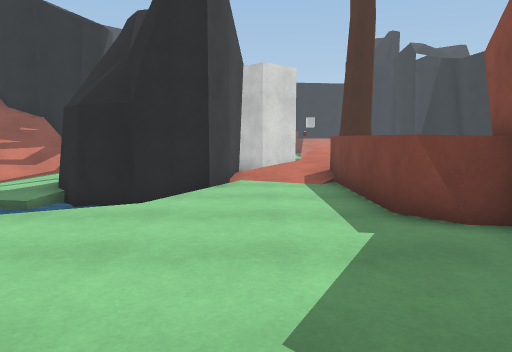
View 1 (above)

21 first-person views from a walk through a 3-D level made in the Unity game engine. The camera is 1.3 m above the floor, tilts 6° down and sees 70° across. The floor is counted in squares, 1 m on a side. Each view is taken from the middle of a square. On the plan, view 1 faces up. The plan holds only what a view shows up to about 15 squares ahead; the rest is blank. The place goes on beyond the plan. The player is left out. Surface patterns are stand-ins for the level's own textures.

View 2
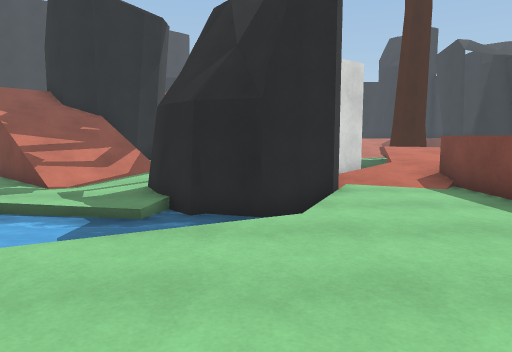

View 3
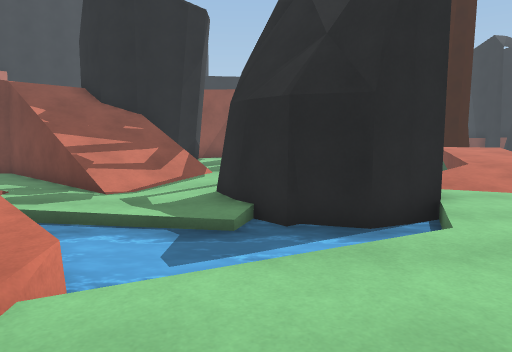

View 4
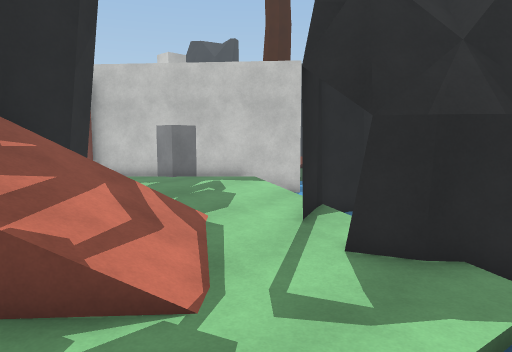

View 5
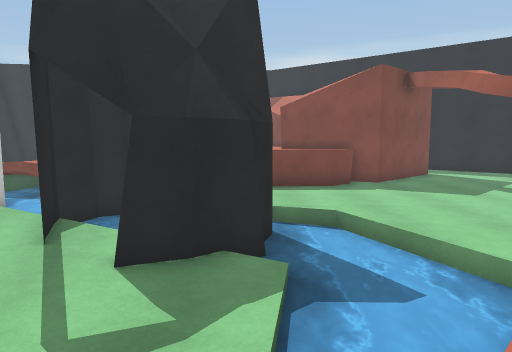

View 6
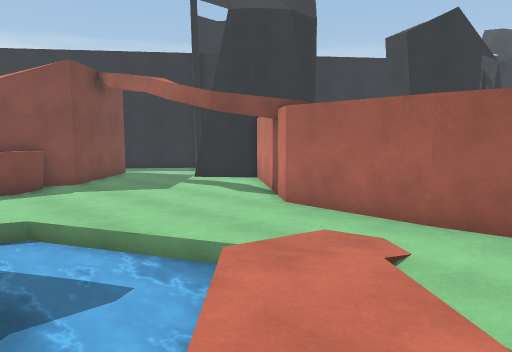

View 7
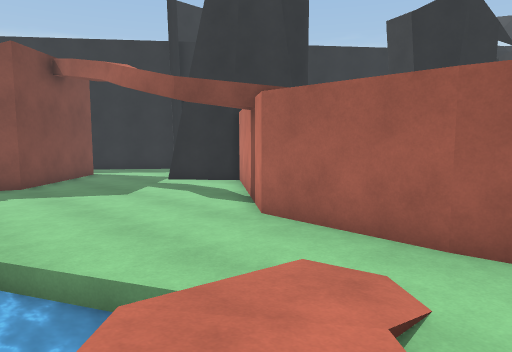

View 8
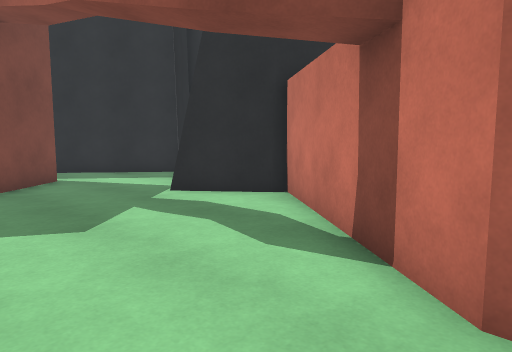

View 9
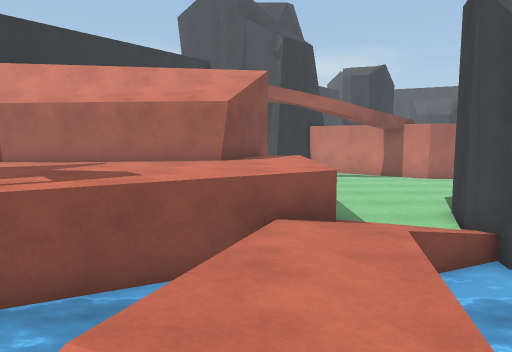

View 10
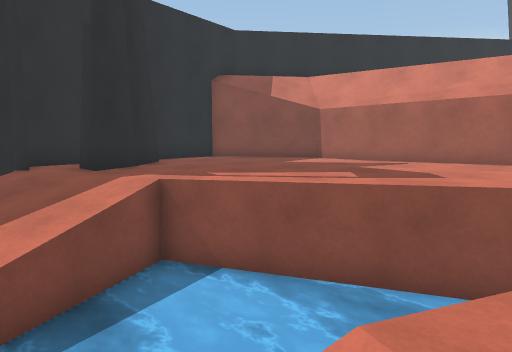

View 11
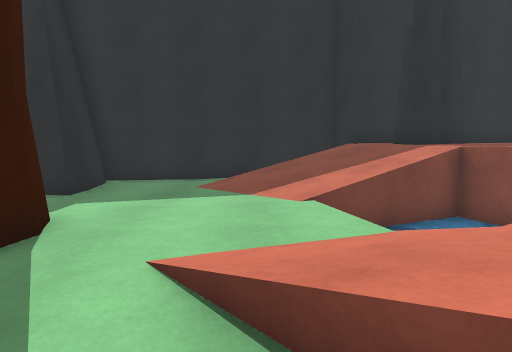

View 12
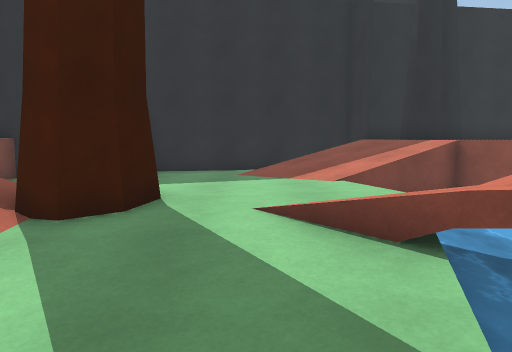

View 13
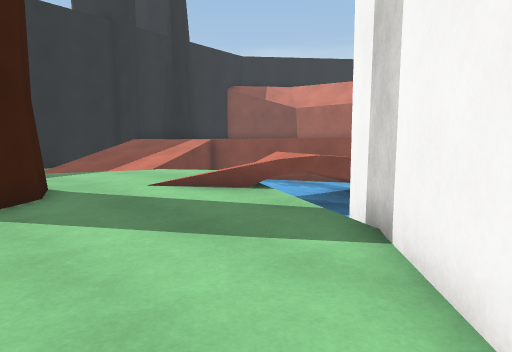

View 14
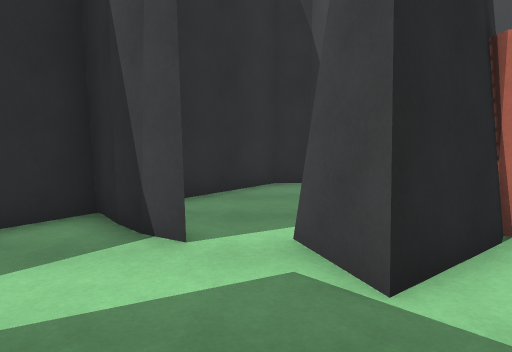

View 15
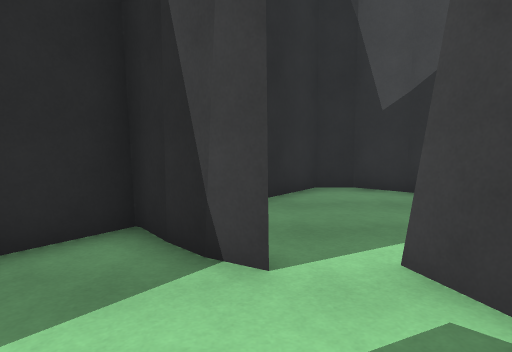

View 16
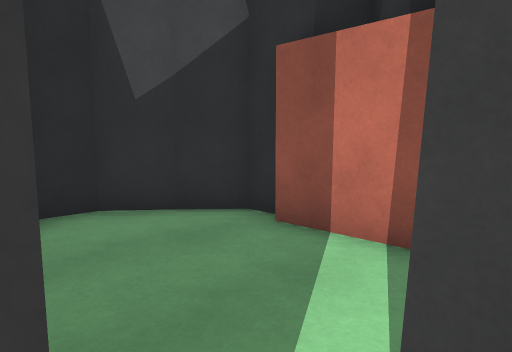

View 17
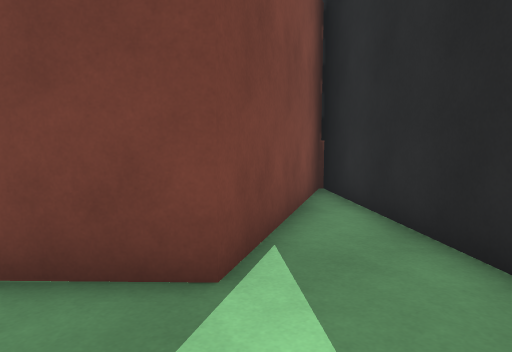

View 18
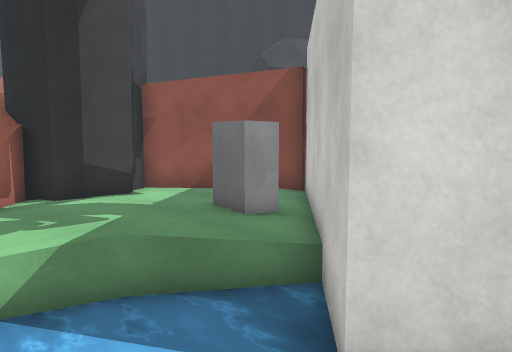

View 19
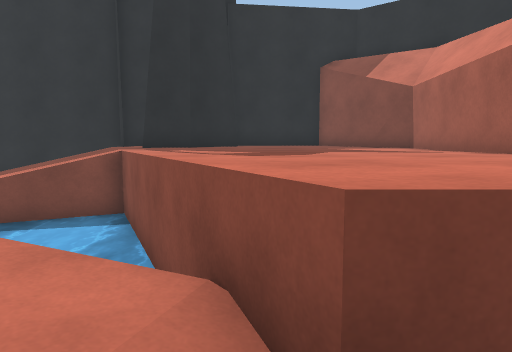

View 20
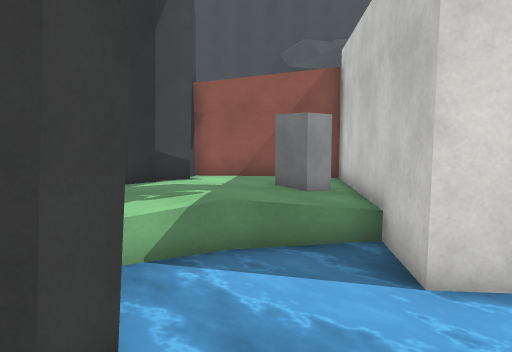

View 21
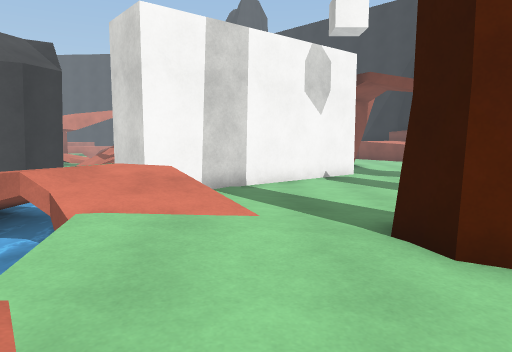

### Floor plan
Key: @ floor where view 1 was taken; # wall or solid block; x gap in a wall; . main floor; : floor 0.25 m higher than the main floor; - floor 0.25 m lower than the main floor; + floor 0.5 m higher than the main floor; * floor 0.75 m higher than the main floor; % floor 1.25 m higher than the main floor; / step, stairs or slope; = window, fence, low wall or low ledge; ≈ water the walk keeps out of; T tree.
Columns run from 11 left of view 1 to 16 right of it. Each row starts with its distance up from view 1.
 25        x......  /TT  .####
 24       ###........##:.....##
 23       =###.......T#::.....#
 22     //:####.....::::::....#
 21    /::::###....:/::::::/..#
 20   #::::######.://::::///  #
 19   ##::+##:###≈≈//::≈////≈ #
 18   ##:++++:≈##≈≈//≈ ≈≈//// #
 17 ####:++++≈≈#≈≈**≈≈≈≈≈////###
 16 //#:::++≈≈≈≈≈≈**≈≈≈≈≈≈/%%%%#
 15 ////::::≈≈≈≈≈≈**≈≈≈≈≈%%%##%#
 14 /////:::≈≈≈≈≈++≈≈≈≈%%%%%%# #
 13 x#///.## ≈≈≈≈++≈≈%%%%%%%%###
 12 .=//...≈ ≈#///=%%%%%%%%%%%%#
 11 /.--.##   #.//%%%%%%%%%%%%%#
 10 /.---##≈  #...%%%%%%%%%%%%%#
  9 /≈≈≈--##≈x....%%%%%%%%%%%%##
  8 + ≈≈≈≈≈≈≈≈....%%###%%%%%%##
  7  ::≈≈≈≈≈≈.....%%# ########
  6 ≈:::≈≈≈.......%##
  5  ≈/:≈..........#
  4  ./............##
  3  ...............##    ##
  2  ................#######
  1  #######..........##..#
  0        ##..@.........##
 -1         ##....#......#
 -2          ######.....##
 -3            ##...##.##
 -4             #....###
 -5            ##....#
 -6            #.....#
 -7            ##...##
 -8             ##.##
 -9              ###

Positions as (right, up) in squares from view 1, and headings:
1: (0, 0), facing up
2: (-3, 1), facing up
3: (-5, 2), facing up
4: (-11, 8), facing up-right
5: (-11, 9), facing right
6: (-11, 9), facing down-right
7: (-10, 7), facing down-right
8: (-5, 4), facing down-right
9: (4, 19), facing down
10: (4, 19), facing down-right
11: (2, 20), facing right
12: (0, 21), facing right
13: (-2, 25), facing down-right
14: (4, 2), facing down
15: (5, 1), facing down
16: (5, -2), facing down-left
17: (5, -2), facing up-right
18: (2, 14), facing up-left
19: (1, 12), facing right
20: (2, 12), facing up-left
21: (11, 21), facing left
